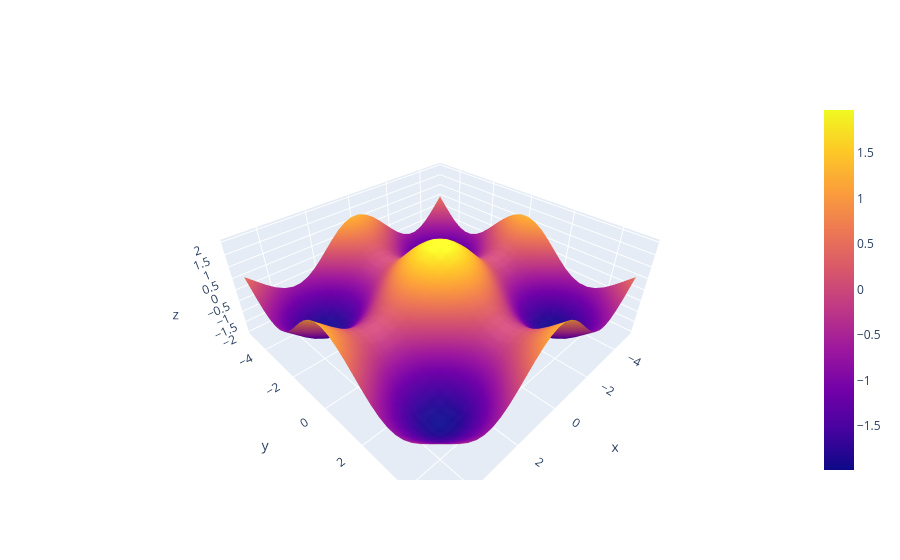

Notebook source saved alongside this figure:
### Code cell
x = np.linspace(-5, 5, 30)
y = np.linspace(-5, 5, 30)
x_new, y_new = np.meshgrid(x,y)
z= np.cos(x_new) + np.cos(y_new)

fig = go.Figure(data = [go.Surface(z = z, x = x_new, y = y_new)])
fig.show()

### Figure 1 — Plotly figure (JSON) as saved in the notebook; plotly's stock layout.template omitted (floating-point values rounded to 4 significant figures; data arrays with more than 128 entries replaced by an {"elided": "..."} marker saying what was removed)
{"data": [{"type": "surface", "x": {"elided": "30x30 float values"}, "y": {"elided": "30x30 float values"}, "z": {"elided": "30x30 float values"}}], "layout": {}}
